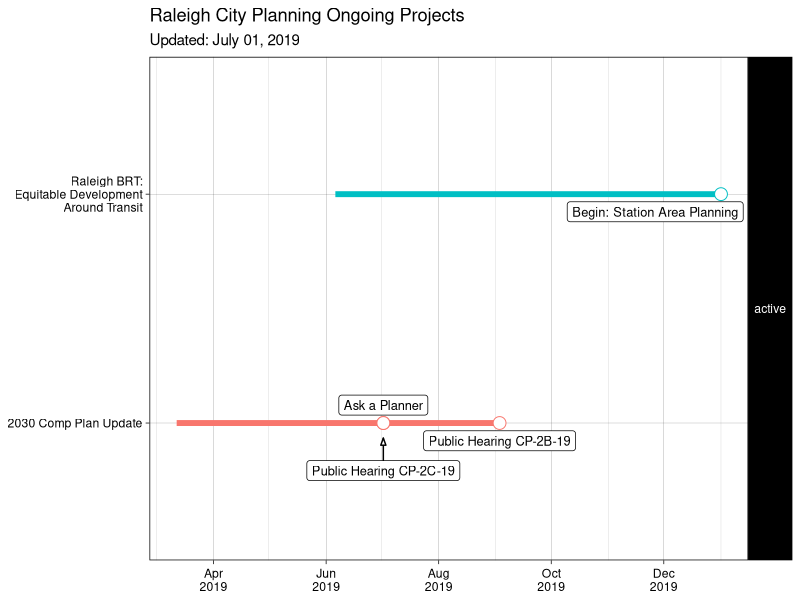

Source code (R):
library("tidyverse")
library("lubridate") 
library("jsonlite")
library("ggrepel")


#vars----
wrap_len <- 21
date.updated <- ymd(20190701)

#functions----
fun_project <- function(project.name, last.updated,
                        project.type = c("citywide", "area plans", "corridor study", "other"), 
                        project.status = c("active", "implementation", "completed"),
                        start.date = NA, end.date = NA, 
                        url = NA) {
  df.out <- data.frame(project.name = project.name, 
                       project.type = project.type, 
                       project.status = project.status,
                       start.date = start.date, 
                       end.date = end.date,
                       last.updated = last.updated,
                       project.url = url, 
                       stringsAsFactors = FALSE)
  return(df.out)
}

fun_event <- function(event.name, project.name,
                      event.loc,
                      event.date, event.url = NA) {
  df.out <- data.frame(event.name = event.name, 
                       project.name = project.name, 
                       event.date = event.date, 
                       event.loc = event.loc,
                       event.url = event.url)
  return(df.out)
}


#data creation----
cityplanning.prj <- rbind(fun_project("2030 Comp Plan Update", 
                                      last.updated = date.updated, 
                                      "citywide", "active", 
                                      start.date = ymd(20190312), 
                                      end.date = ymd(20190903), 
                                      url = NA), 
                          fun_project("Raleigh BRT: Equitable Development Around Transit", 
                                      last.updated = date.updated, 
                                      "citywide", "active", 
                                      start.date = ymd(20190606), 
                                      end.date = ymd(20191231), 
                                      url = NA))
cityplanning.evnt <- rbind(fun_event("Ask a Planner", 
                                     "2030 Comp Plan Update", 
                                     "RMB 237", ymd(20190702)), 
                           fun_event("Public Hearing CP-2C-19", 
                                     "2030 Comp Plan Update", 
                                     "Council Chambers", ymd(20190702)), 
                           fun_event("Public Hearing CP-2B-19", 
                                     "2030 Comp Plan Update", 
                                     "Council Chambers", ymd(20190903)), 
                           fun_event("Begin: Station Area Planning", 
                                     "Raleigh BRT: Equitable Development Around Transit", 
                                     NA, ymd(20200101)))

#tidy wrap long text strings
cityplanning.evnt$project.name <- str_wrap(cityplanning.evnt$project.name, width = wrap_len)
cityplanning.prj$project.name  <- str_wrap(cityplanning.prj$project.name, width = wrap_len) 

#tidy events
cityplanning.evnt <- inner_join(cityplanning.evnt, cityplanning.prj[!colnames(cityplanning.prj) %in% c("start.date", "end.date")])

#plot----
ggplot() + 
  geom_vline(xintercept = Sys.Date(), color = "black", 
             linetype = 2)+
  geom_segment(data = cityplanning.prj, 
               size = 2.0,
               aes(x = start.date, xend = end.date, 
                   y = project.name,
                   yend = project.name, 
                   group = project.name, 
                   color = project.name)) +
  geom_point(data = cityplanning.evnt, 
             size = 4, shape = 21, fill = "white", 
             aes(x = event.date, 
                 y = project.name, 
                 color = project.name)) +
  geom_label_repel(data = cityplanning.evnt, 
                   fill = "white", 
                   size = 3.25,
                   min.segment.length = 0, point.padding = unit(0.325, "inches"),
                   arrow = arrow(angle = 20, type = "closed", unit(0.075, "inches")),
                   direction = "y", 
                   aes(x = event.date, 
                       y = project.name, 
                       label = event.name)) +
  scale_x_date(name = "Date", 
               date_breaks = "2 month", date_labels = "%b\n%Y", 
               date_minor_breaks = "1 month") +
  theme_linedraw() + 
  theme(strip.text.y = element_text(angle = 0),
        axis.text.x = element_text(angle = 0, hjust = 0.5, vjust = 0.5),
        #axis.text.y = element_blank(), 
        #axis.ticks.y = element_blank(), 
        axis.title = element_blank(),
        legend.position = "none") +
  facet_grid(project.status~.,  
             #margins = "project.name",
             space = "free_y", scales = "free_y") +
  labs(title = "Raleigh City Planning Ongoing Projects", 
       subtitle = paste("Updated:", format(date.updated, format = "%B %d, %Y")),
       color = "Project")

# #import city calendar from api----
# #http://data-ral.opendata.arcgis.com/datasets/public-meetings-calendar
# CORcalendar.api <- "https://opendata.arcgis.com/datasets/37d0fd6d45074ebcaf585e186cbab472_0.geojson"
# CORcal.json <- fromJSON(CORcalendar.api)
# 
# #convert to data.frame----
# corcaldf <- CORcal.json[["features"]][["properties"]]
# 
# #tidy datetime events----
# corcaldf$start_date <- ymd_hms(corcaldf$start_date, tz = "America/New_York") 
# corcaldf$end_date   <- ymd_hms(corcaldf$end_date, tz = "America/New_York") 
